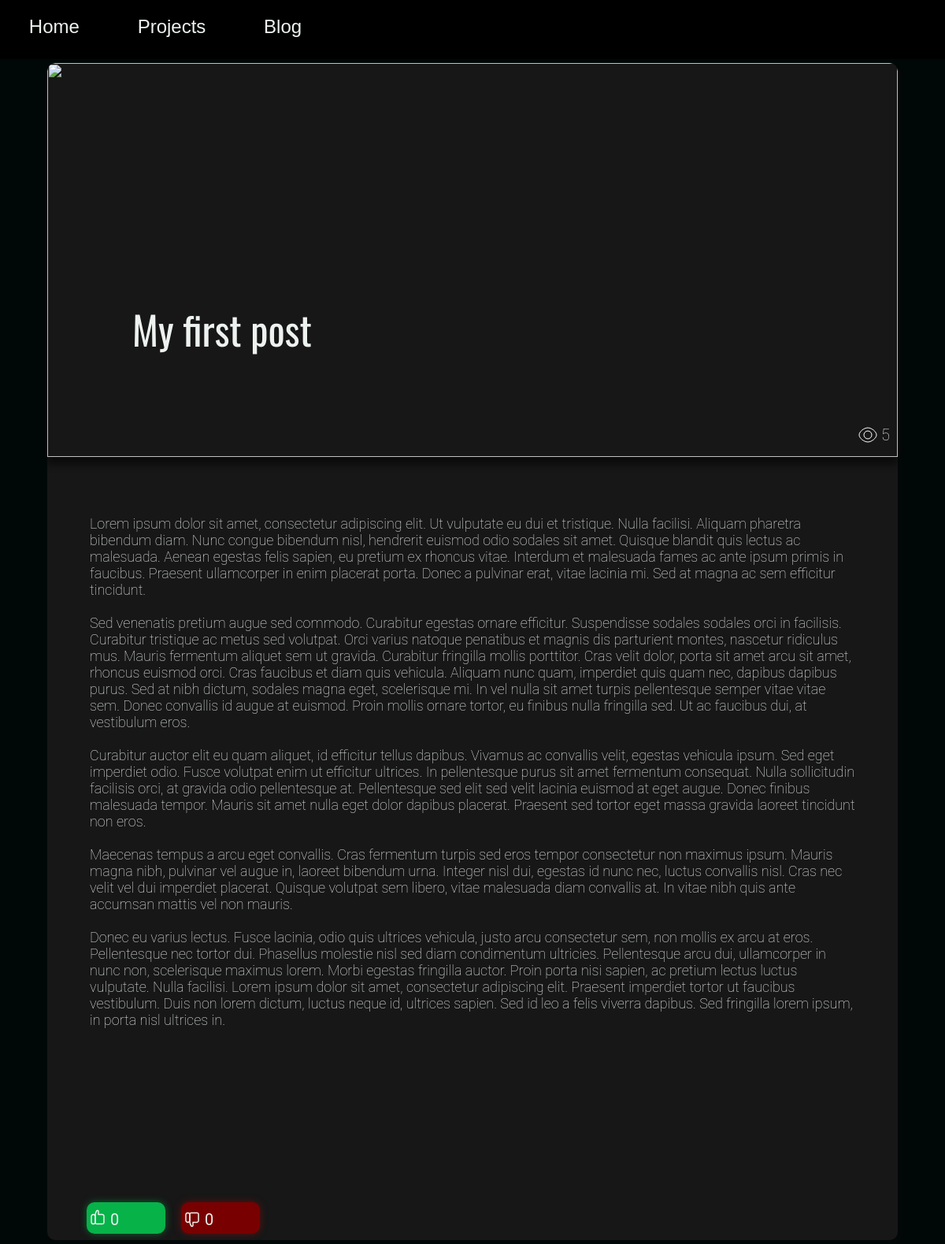
Before: /posts/1 with the older database file.
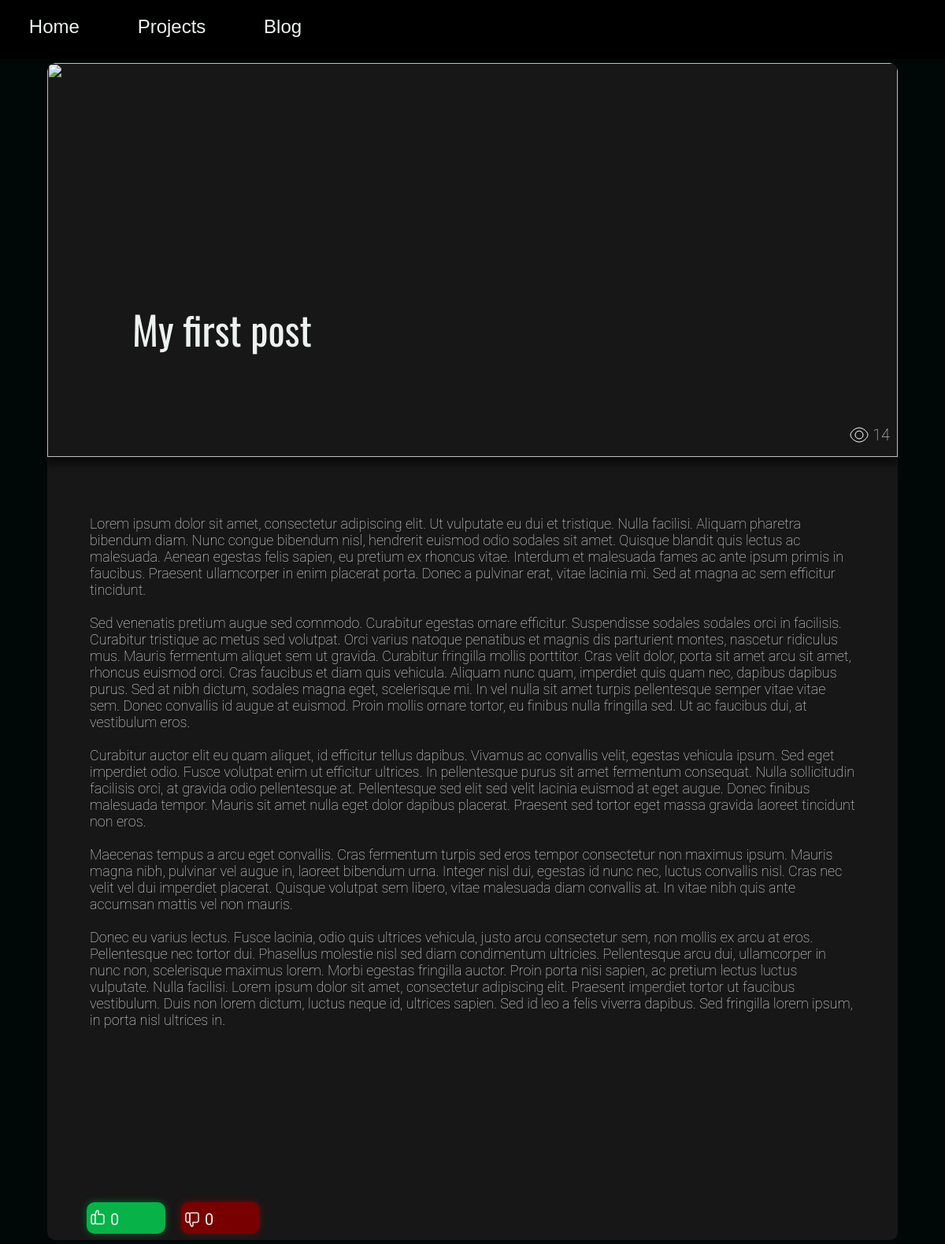
After: the same page with the newer database file.
### app/modules/models/posts.py (models this page shows, shortened)
class Posts(db.Model):
    id = db.Column(db.Integer, primary_key=True)
    header = db.Column(db.String, nullable=False)
    text = db.Column(db.String(120), nullable=False)
    tags = db.Column(db.String(12000), nullable=False)
    img = db.Column(db.String, nullable=False)
    views = db.Column(db.Integer, default=0)
    time_stamp = db.Column(db.DateTime, index=True, default=datetime.utcnow())

### app/routes/pages.py (the view)
@app.route('/posts/<int:post_id>')
def view_post(post_id):
    post = posts_tools.get_post(post_id)
    posts_tools.add_viewer(post)
    likes = posts_tools.get_likes(post)
    dislikes = posts_tools.get_dislikes(post)
    content_data = content_editor.get_content()
    return render_template(
        'post_template.html',
        post=post,
        content_data=content_data,
        likes=likes,
        dislikes=dislikes
    )

### app/modules/content_editor.py (called while the page is built)
def get_content() -> dict:
    return json.load(open('app/data/content.json', 'r'))

### app/modules/posts_tools.py (called while the page is built)
def get_post(post_id: int) -> Posts | None:
    return Posts.query.get(post_id)

def add_viewer(post) -> None:
    post.views += 1
    db.session.add(post)
    db.session.commit()

def get_likes(post) -> int:
    return len(Likes.query.filter_by(post_id=post.id).all())

def get_dislikes(post) -> int:
    return len(Dislikes.query.filter_by(post_id=post.id).all())

### app/templates/post_template.html (shortened to what this page needs)
<!DOCTYPE html>
<html lang="en">
<head>
    <link rel="stylesheet" href="{{ url_for('static', filename='css/post_template_style.css') }}">
</head>
<body>
<header id="header">
    <div class="header-items">
        <a href="{{ content_data['blog']['header_links'][0] }}"><h3 class="header-item">{{
            content_data['blog']['headers'][0] }}</h3>
        </a>
        <a href="{{ content_data['blog']['header_links'][1] }}"><h3 class="header-item">{{
            content_data['blog']['headers'][1] }}</h3>
        </a>
        <a href="{{ content_data['blog']['header_links'][2] }}"><h3 class="header-item">{{
            content_data['blog']['headers'][2] }}</h3>
        </a>
    </div>
</header>
<div class="post">
    <div class="post-views">
        <p class="post-text-view">{{ post.views }}</p>
    </div>
    <img src="{{ url_for('static', filename='posts/img/1-2.jpg') }}" alt="" class="post-image" loading="lazy">
    <h1 class="post-header">My first post</h1>
    <p class="post-text">
        Lorem ipsum dolor sit amet, consectetur adipiscing elit. Ut vulputate eu dui et tristique. Nulla facilisi.
        Aliquam pharetra bibendum diam. Nunc congue bibendum nisl, hendrerit euismod odio sodales sit amet. Quisque
        blandit quis lectus ac malesuada. Aenean egestas felis sapien, eu pretium ex rhoncus vitae. Interdum et
        malesuada fames ac ante ipsum primis in faucibus. Praesent ullamcorper in enim placerat porta. Donec a pulvinar
        erat, vitae lacinia mi. Sed at magna ac sem efficitur tincidunt.<br><br>
        Sed venenatis pretium augue sed commodo. Curabitur egestas ornare efficitur. Suspendisse sodales sodales orci in
        facilisis. Curabitur tristique ac metus sed volutpat. Orci varius natoque penatibus et magnis dis parturient
        montes, nascetur ridiculus mus. Mauris fermentum aliquet sem ut gravida. Curabitur fringilla mollis porttitor.
        Cras velit dolor, porta sit amet arcu sit amet, rhoncus euismod orci. Cras faucibus et diam quis vehicula.
        Aliquam nunc quam, imperdiet quis quam nec, dapibus dapibus purus. Sed at nibh dictum, sodales magna eget,
        scelerisque mi. In vel nulla sit amet turpis pellentesque semper vitae vitae sem. Donec convallis id augue at
        euismod. Proin mollis ornare tortor, eu finibus nulla fringilla sed. Ut ac faucibus dui, at vestibulum eros.<br><br>
        Curabitur auctor elit eu quam aliquet, id efficitur tellus dapibus. Vivamus ac convallis velit, egestas vehicula
        ipsum. Sed eget imperdiet odio. Fusce volutpat enim ut efficitur ultrices. In pellentesque purus sit amet
        fermentum consequat. Nulla sollicitudin facilisis orci, at gravida odio pellentesque at. Pellentesque sed elit
        sed velit lacinia euismod at eget augue. Donec finibus malesuada tempor. Mauris sit amet nulla eget dolor
        dapibus placerat. Praesent sed tortor eget massa gravida laoreet tincidunt non eros.<br><br>
        Maecenas tempus a arcu eget convallis. Cras fermentum turpis sed eros tempor consectetur non maximus ipsum.
        Mauris magna nibh, pulvinar vel augue in, laoreet bibendum urna. Integer nisl dui, egestas id nunc nec, luctus
        convallis nisl. Cras nec velit vel dui imperdiet placerat. Quisque volutpat sem libero, vitae malesuada diam
        convallis at. In vitae nibh quis ante accumsan mattis vel non mauris.<br><br>
        Donec eu varius lectus. Fusce lacinia, odio quis ultrices vehicula, justo arcu consectetur sem, non mollis ex
        arcu at eros. Pellentesque nec tortor dui. Phasellus molestie nisl sed diam condimentum ultricies. Pellentesque
        arcu dui, ullamcorper in nunc non, scelerisque maximus lorem. Morbi egestas fringilla auctor. Proin porta nisi
        sapien, ac pretium lectus luctus vulputate. Nulla facilisi. Lorem ipsum dolor sit amet, consectetur adipiscing
        elit. Praesent imperdiet tortor ut faucibus vestibulum. Duis non lorem dictum, luctus neque id, ultrices sapien.
        Sed id leo a felis viverra dapibus. Sed fringilla lorem ipsum, in porta nisl ultrices in.<br><br>
    </p>
    <div class="rating-div">
        <a href="/user/add-post-like/{{ post.id }}">
            <p class="vote plus">
                <span class="vote-text">{{ likes }}</span>
            </p>
        </a>
        <a href="/user/add-post-dislike/{{ post.id }}">
            <p class="vote minus">
                <span class="vote-text">{{ dislikes }}</span>
            </p>
        </a>
    </div>
</div>
</body>
</html>

### app/static/css/post_template_style.css (style rules this page uses)
* { margin: 0; padding: 0; scroll-behavior: smooth; outline: none; }
a { text-decoration: none; }
header { width: 100%; height: 75px; background-color: #000000; }
body { background-color: #000807; }
.header-items { width: 35%; display: flex; justify-content: space-around; }
.header-item { font-family: "Cantarell", sans-serif; font-size: 24px; font-weight: 400; color: #EDF2EF; padding-top: 20px; padding-bottom: 10px; cursor: pointer; width: auto; }
.header-item:after { display: block; content: ""; height: 2px; width: 0; background-color: white; transition: width 0.2s ease-in-out; z-index: 10; }
.post { position: relative; width: 90%; height: auto; background-color: #171717; border-radius: 10px; margin: 5px auto; box-shadow: 5px 5px 5px rgba(23, 23, 23, 0.1); box-sizing: border-box; overflow: hidden; }
.post-views { position: absolute; top: 460px; right: 10px; }
.post-icon-view { float: left; }
.post-text-view { float: left; font-family: Roboto, sans-serif; font-size: 20px; font-weight: 200; line-height: 24px; padding-left: 5px; color: #EDF2EF; }
.post-image { display: block; width: 100%; height: 500px; border-radius: 10px 10px 0 0; box-shadow: 0 10px 10px rgba(0, 0, 0, 0.5); }
.post-header { font-family: Oswald, sans-serif; font-weight: 400; font-size: 50px; margin-left: 10%; margin-top: -200px; color: #EDF2EF; max-width: 50%; }
.post-text { font-family: Roboto, sans-serif; font-weight: 200; font-size: 18px; color: #EDF2EF; width: 90%; margin: 200px auto; }
.rating-div { width: 220px; height: 48px; margin-left: 50px; display: flex; justify-content: space-between; }
.vote { display: block; position: relative; color: #EDF2EF; width: 100px; height: 40px; border-radius: 10px; cursor: pointer; }
.vote-text { position: absolute; font-family: Roboto, sans-serif; font-size: 20px; font-weight: 400; top: 10px; left: 30px; }
.like { padding-left: 2px; padding-top: 7px; }
.dislike { padding-left: 2px; padding-top: 10px; }
.plus { background-color: #07b249; box-shadow: 0 0 10px rgba(7, 178, 73, 0.5); }
.minus { background-color: #790000; box-shadow: 0 0 10px rgba(178, 7, 7, 0.5); }

Changed rows visible on the page:
changed Posts: views "5" → "14"
